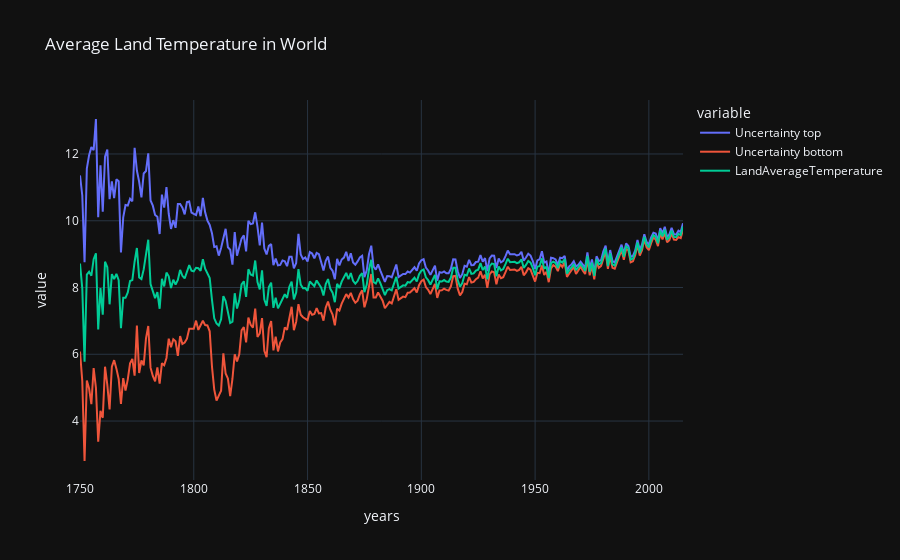

The code cell stored with this chart in its notebook:
### Code cell
import plotly.express as px
fig=px.line(data,x="years",y=["Uncertainty top","Uncertainty bottom","LandAverageTemperature"],title="Average Land Temperature in World",template="plotly_dark")
fig.show()

### Figure 1 — Plotly figure (JSON) as saved in the notebook; plotly's stock layout.template omitted (floating-point values rounded to 4 significant figures; data arrays with more than 128 entries replaced by an {"elided": "..."} marker saying what was removed)
{"data": [{"hovertemplate": "variable=Uncertainty top<br>years=%{x}<br>value=%{y}<extra></extra>", "legendgroup": "Uncertainty top", "line": {"color": "#636efa", "dash": "solid"}, "mode": "lines", "name": "Uncertainty top", "orientation": "v", "showlegend": true, "type": "scatter", "x": {"elided": "266 str values"}, "xaxis": "x", "y": {"elided": "266 float values"}, "yaxis": "y"}, {"hovertemplate": "variable=Uncertainty bottom<br>years=%{x}<br>value=%{y}<extra></extra>", "legendgroup": "Uncertainty bottom", "line": {"color": "#EF553B", "dash": "solid"}, "mode": "lines", "name": "Uncertainty bottom", "orientation": "v", "showlegend": true, "type": "scatter", "x": {"elided": "266 str values"}, "xaxis": "x", "y": {"elided": "266 float values"}, "yaxis": "y"}, {"hovertemplate": "variable=LandAverageTemperature<br>years=%{x}<br>value=%{y}<extra></extra>", "legendgroup": "LandAverageTemperature", "line": {"color": "#00cc96", "dash": "solid"}, "mode": "lines", "name": "LandAverageTemperature", "orientation": "v", "showlegend": true, "type": "scatter", "x": {"elided": "266 str values"}, "xaxis": "x", "y": {"elided": "266 float values"}, "yaxis": "y"}], "layout": {"legend": {"title": {"text": "variable"}, "tracegroupgap": 0}, "title": {"text": "Average Land Temperature in World"}, "xaxis": {"anchor": "y", "domain": [0, 1], "title": {"text": "years"}}, "yaxis": {"anchor": "x", "domain": [0, 1], "title": {"text": "value"}}}}
